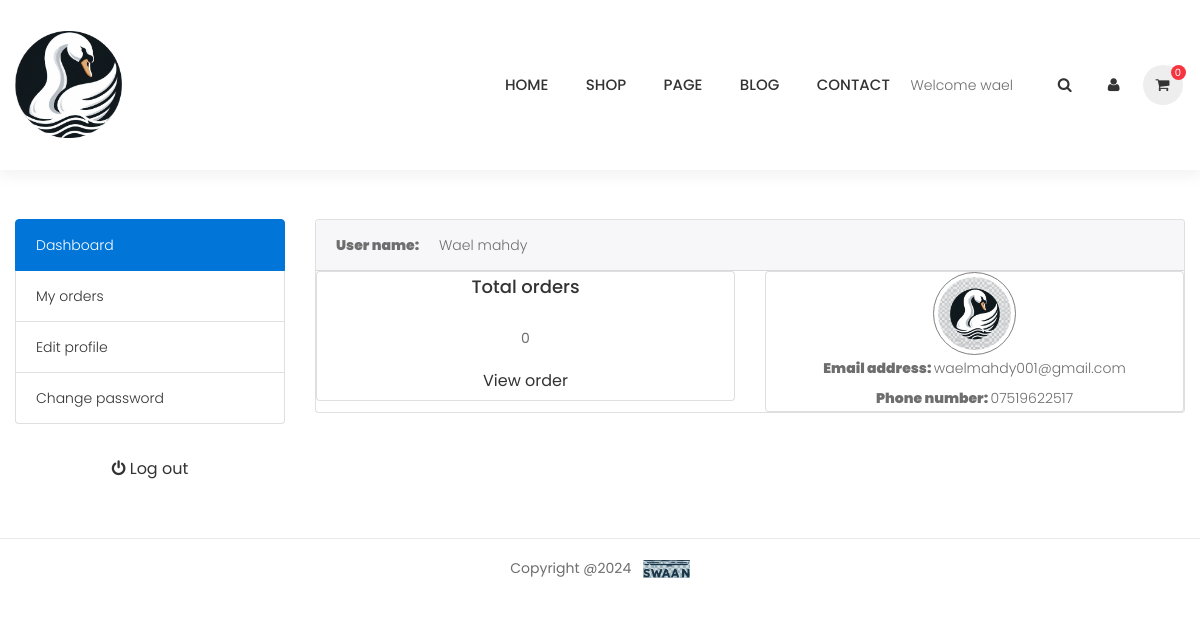
/accounts/ (signed in), run on the app's committed database.
### accounts/models.py (models this page shows, shortened)
class Account(AbstractBaseUser):
    first_name=models.CharField(max_length=50)
    last_name=models.CharField(max_length=50)
    username=models.CharField(max_length=50,unique=True)
    email=models.EmailField(max_length=200,unique=True)
    phone_number=models.CharField(max_length=50)
    date_joined=models.DateTimeField(auto_now_add=True)
    last_login=models.DateTimeField(auto_now_add=True)
    is_admin = models.BooleanField(default=False)
    is_staff = models.BooleanField(default=False)
    is_active = models.BooleanField(default=False)
    is_superadmin = models.BooleanField(default=False)
    notify_me = models.BooleanField(default=False)
    USERNAME_FIELD="email"
    REQUIRED_FIELDS=["username","first_name","last_name"]
    objects=MyAccountManager()
    def full_name(self):
        return self.first_name+' '+self.last_name

class UserProfile(models.Model):
    user=models.OneToOneField(Account,on_delete=models.CASCADE)
    address_line_1=models.CharField(blank=True,max_length=200)
    address_line_2=models.CharField(blank=True,max_length=200)
    profile_picture=models.ImageField(blank=True,upload_to='user_profile')
    city=models.CharField(blank=True,max_length=30)
    country=models.CharField(blank=True,max_length=30)
    state=models.CharField(blank=True,max_length=30)

### accounts/views.py (the view)
# urls.py: path('',views.dashboard,name='dashboard'),
@login_required(login_url='login')
def dashboard(request):
    if request.user.is_authenticated:
        try:
            try:
                userprofile=UserProfile.objects.get(user=request.user)
            except UserSocialAuth.DoesNotExist:
                userprofile=UserSocialAuth.objects.get(user_id=request.user.id)
            orders=Order.objects.order_by( '-created_at').filter(user=request.user,is_ordered=True)
            orders_count=orders.count()
            print("User is logged in via social authentication")
        except UserSocialAuth.DoesNotExist:
            userprofile=UserProfile.objects.get(user=request.user)
            orders=Order.objects.order_by( '-created_at').filter(user=request.user,is_ordered=True)
            orders_count=orders.count()
    else:
        userprofile=None
        orders=None
        orders_count=0
    context={
        'userprofile':userprofile,
        'orders':orders,
        'orders_count':orders_count,
    }
    return render(request,'accounts/dashboard.html',context)

### project/context_processors.py (called while the page is built)
def _cart_id(request):
    cart = request.session.session_key
    if not cart:
        request.session['cart'] = cart
    return cart

def get_categories(request):
    categories=Category.objects.all()
    return  {'categories':categories}

def get_cart_count(request):
    items_count=0
    cart_items={}
    if 'admin' in request.path:
        return {}
    else:
        try:
            cart=Cart.objects.filter(cart_id=_cart_id(request))
            if request.user.is_authenticated:
                cart_items=CartItem.objects.all().filter(user=request.user)
            else:
                cart_items=CartItem.objects.all().filter(cart=cart[:1])
            for item in cart_items:
                items_count+=item.quantity
        except Cart.DoesNotExist:
            items_count=0
    return {'cart_count':items_count}

def get_cart_items(request):
    cart_items=None
    if 'admin' in request.path:
        return {}
    else:
        try:
            cart=Cart.objects.filter(cart_id=_cart_id(request))
            if request.user.is_authenticated:
                cart_items=CartItem.objects.all().filter(user=request.user)
            else:
                cart_items=CartItem.objects.all().filter(cart=cart[:1])
        except Cart.DoesNotExist:
            cart_items=None
    return {'cart_items':cart_items}

### templates/accounts/dashboard.html (shortened to what this page needs)
{% extends 'base.html' %}
{% load static %}
{% block content %}
<section class="section-conten padding-y bg margin-bottom-50">
    <div class="container margin-top-49 ">
      <div class="row">
       {% include "includes/dashboard_sidebar.html" %}
        <main class="col-md-9">
          <article class="card">
            <header class="card-header">
              <strong class="d-inline-block mr-3">User name:</strong>
              <span>{{userprofile.user.full_name | capfirst}}</span>
            </header>
            <div class="card-body">
              <div class="row">
                <div class="col-md-6">
                  <div class="card">
                    <div class="card-body text-center">
                      <h5 class="card-title">Total orders</h5>
                      <h6>{{orders_count}}</h6>
                      <a href="#" class="btn btn-facebook">View order</a>
                    </div>
                  </div>
                </div>
                <div class="col-md-6">
                  <div class="card">
                    <div class="card-body text-center">
                      {% if   userprofile.profile_picture  %}
                      <img src="{{userprofile.profile_picture.url}}" alt="Profile picture" width='20%' style="border-radius:50%; border: 1px solid grey;" class="p-1">
                      {% else %}
                      <img src="{% static 'images/avatars/avatar1.jpg' %}" alt="Profile picture" width='20%' style="border-radius:50%; border: 1px solid grey;" class="p-1">
                      {% endif %}
                      <p class="mb-1"><strong>Email address: </strong> <i>{{userprofile.user.email}}</i></p>
                      <p class=""><strong>Phone number: </strong>{{userprofile.user.phone_number}}</i></p>
                    </div>
                  </div>
                </div>
              </div>
            </div>
          </article>
        </main>
      </div>
    </div>
  </section>
{% endblock %}

### templates/includes/navbar.html (shortened to what this page needs)
{% load static%}
<div id="site-header-wrap">
    <header id="header" class="header header-container clearfix">
        <div class="container clearfix" id="site-header-inner">
            <div id="logo" class="logo float-left wow bounceInDown" data-wow-delay="2s" data-wow-duration="6s"
            data-wow-iteration="20">
                <a href="{% url 'home' %}" title="logo">
                    <img src="{% static 'images/logo@2x.png' %}" alt="image" width="107" height="24" data-retina="{% static 'images/logo.png' %}" data-width="107" data-height="24">
                </a>
            </div>
            <ul class="menu-extra">
                <li class="box-search">
                    <a class="icon_search header-search-icon" href="#"></a>
                </li>
                <li class="box-login box-cart nav-top-cart-wrapper">
                    <a class="icon_login" href="{% url 'dashboard' %}"></a>
                </li>
                <li class="box-cart nav-top-cart-wrapper">
                    <a class="icon_cart nav-cart-trigger active" href="{% url 'cart' %}">
                        <span id='counter'></span>
                    </a>
                </li>
            </ul>
            <div class="nav-wrap">
                <nav id="mainnav" class="mainnav">
                    <ul class="menu">
                        <li class="{% if '/' == request.path %}active{% endif %}">
                            <a href="{% url 'home' %}">HOME</a>
                        </li>
                        <li class="{% if '/store/' in request.path %}active{% endif %}">
                            <a href="{% url 'shop' %}">SHOP</a>
                        </li>
                        <li>
                            <a href="coming-soon.html">PAGE</a>
                        </li>
                        <li >
                            <a href="blog-list.html">BLOG</a>
                        </li>
                        <li>
                            <a href="contact.html">CONTACT</a>
                        </li>
                        {% if user.is_authenticated %}
                        <li>
                            <div class="subtitle">Welcome {{user.first_name}}</div>
                        </li>
                        {% endif %}
                    </ul>
                </nav>
            </div>
        </div>
    </header>
</div>

### static/stylesheets/style.css (style rules this page uses)
html { overflow-y: scroll; -webkit-text-size-adjust: 100%; -ms-text-size-adjust: 100%; }
body { line-height: 1; -webkit-font-smoothing: antialiased; -webkit-text-size-adjust: 100%; -ms-text-size-adjust: 100%; }
a, abbr, acronym, address, applet, article, aside, audio, b, big, blockquote, body, caption, canvas, center, cite, code, dd, del, details, dfn, dialog, div, dl, dt, em, embed, fieldset, figcaption, figure, form, footer, header, hgroup, h1, h2, h3, h4, h5, h6, html, i, iframe, img, ins, kbd, label, legend, li, mark, menu, nav,object, ol, output, p, pre, q, ruby, s, samp, section, small, span, strike, strong, sub, summary, sup, tt, table, tbody, textarea, tfoot, thead, time, tr, th, td, u, ul, var, video { font-family: inherit; font-size: 100%; font-weight: inherit; font-style: inherit; vertical-align: baseline; margin: 0; padding: 0; border: 0; outline: 0; background: transparent; }
article, aside, details, figcaption, figure, footer, header, hgroup, menu, nav, section { display: block; }
ol, ul { list-style: none; }
img { border: 0; -ms-interpolation-mode: bicubic; vertical-align: middle; }
*, *:before, *:after { -webkit-box-sizing: border-box; -moz-box-sizing: border-box; box-sizing: border-box; }
body { font: 14px/26px "Poppins", sans-serif; font-weight: 300; background-color: #fff; color: #6e6e6e; }
a { color: #333333; text-decoration: none; -webkit-transition: all 0.3s ease-in-out; -moz-transition: all 0.3s ease-in-out; -ms-transition: all 0.3s ease-in-out; -o-transition: all 0.3s ease-in-out; transition: all 0.3s ease-in-out; }
ul, ol { padding: 0; }
img { max-width: 100%; height: auto; }
b, strong { font-weight: 900; }
.btn { background-image: none; }
h1,h2,h3,h4,h5 { font-weight: 500; color: #333333; }
h5 { font-size: 18px; line-height: 30px; }
h6 { font-size: 14px; line-height: 48px; font-weight: 400; }
.margin-bottom-50 { margin-bottom: 50px !important; }
.margin-top-49 { margin-top: 49px !important; }
.header { position: relative; box-shadow: 0px 5px 14.25px 0.75px rgba(36, 11, 12, 0.05); z-index: 99; }
#site-header-inner { position: relative; height: 100%; padding: 31px 0px 32px; }
.menu-extra { position: absolute; top: 50%; transform: translateY(-50%); right: 0; display: none; }
.has-menu-extra .menu-extra { display: block; }
.menu-extra .box-search .icon_search:before, .menu-extra .box-login .icon_login:before, .menu-extra .box-cart .icon_cart:before { content: ""; font-family: "FontAwesome"; }
.menu-extra .box-search .icon_search:before { content: "\f002"; }
.menu-extra .box-login .icon_login:before { content: "\f007"; }
.menu-extra .box-cart .icon_cart:before { content: "\f07a"; }
.menu-extra > li { display: inline-block; line-height: 88px; position: relative; -webkit-transition: all 0.3s ease-in-out; -moz-transition: all 0.3s ease-in-out; -ms-transition: all 0.3s ease-in-out; -o-transition: all 0.3s ease-in-out; transition: all 0.3s ease-in-out; }
.menu-extra li a { margin: 0px 2.5px; width: 40px; height: 40px; line-height: 40px; text-align: center; border-radius: 50%; font-size: 15px; color: #333333; display: inline-block; position: relative; background: transparent; }
.menu-extra li a span { width: 15px; height: 15px; font-size: 10px; line-height: 15px; color: #ffffff; font-weight: 400; position: absolute; top: 0px; right: -3px; background-color: #f63440; text-align: center; border-radius: 50%; display: inline-block; }
.menu-extra li a.active { background: #eeeeee; color: #333; }
.header-style-1 .nav-wrap { position: absolute; top: 50%; right: 0; transform: translateY(-50%); }
.header-style-1.has-menu-extra .nav-wrap { right: 187px; }
.header-center #logo, .header-style-1 #logo { margin-left: 15px; }
.header-center .menu-extra, .header-style-1 .menu-extra { right: 15px; }
#mainnav >ul { list-style: none; margin: 0; padding: 0; }
#mainnav ul li { position: relative; }
#mainnav > ul >li { display: inline-block; }
#mainnav > ul >li > a { font-weight: 500; color: #333333; font-size: 15px; line-height: 88px; margin: 0px 16.8px; display: block; }
article { margin-bottom: 27px; }

### data on the page
Account: first_name "wael"
UserProfile: user.full_name "Wael mahdy", profile_picture (picture), user.email "waelmahdy001@gmail.com", user.phone_number "07519622517"

### other printed values
{{ orders_count }} "0"
